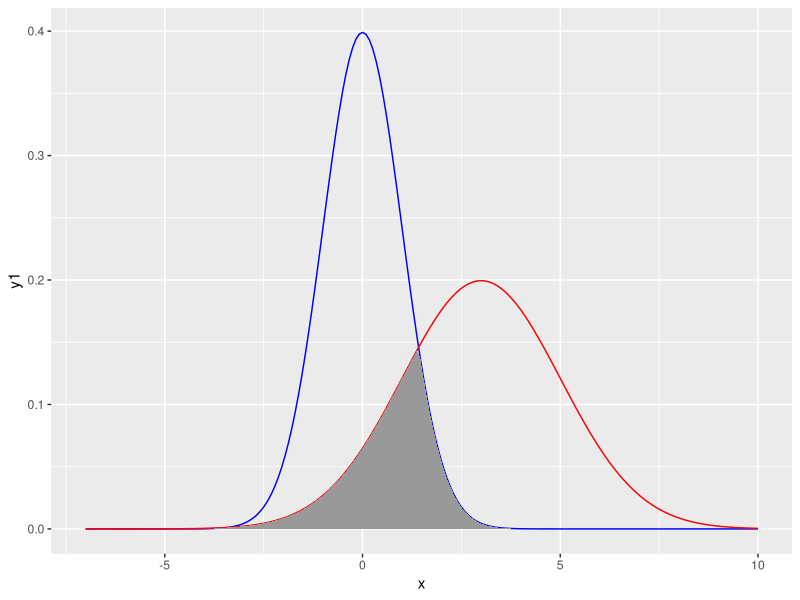
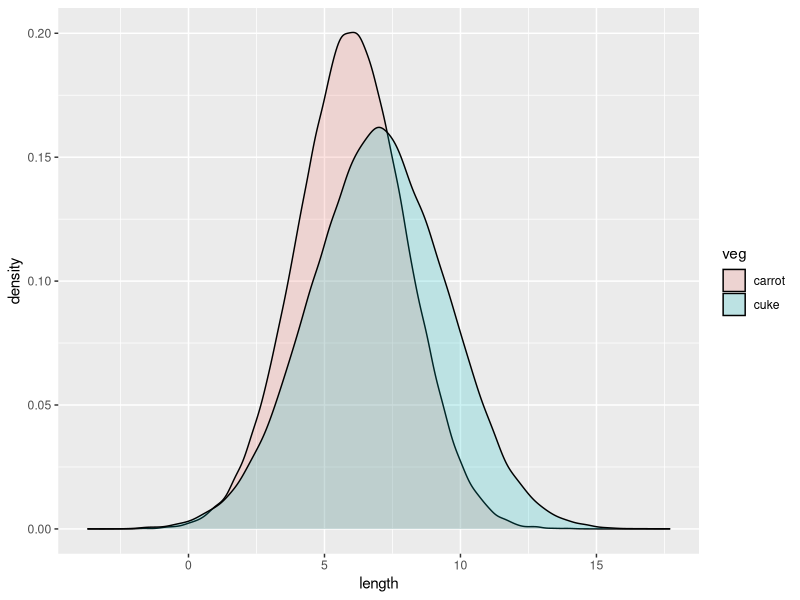

Write R code to recreate these figures, in order.
library(ggplot2)
x  = seq(-7, 10, length = 200)
y1 = dnorm(x, mean = 0,sd = 1)
y2 = dnorm(x, mean = 3,sd = 2)

mydf = data.frame(x, y1, y2)

head(mydf)

p0 = ggplot(mydf, aes(x = x)) +                         
  geom_line(aes(y = y1), colour = 'blue') +
  geom_line(aes(y = y2), colour = 'red') +
  geom_area(aes(y = pmin(y1, y2)), fill = 'gray60')
p0

##################
carrots <- data.frame(length = rnorm(100000, 6, 2))
cukes <- data.frame(length = rnorm(50000, 7, 2.5))

head(carrots)
head(cukes)

#Now, combine your two dataframes into one.  First make a new column in each.
carrots$veg <- 'carrot'
cukes$veg <- 'cuke'

head(carrots)
head(cukes)

#and combine into your new data frame vegLengths
vegLengths <- rbind(carrots, cukes)

head(vegLengths)
tail(vegLengths)

#now make your lovely plot
ggplot(vegLengths, aes(length, fill = veg)) + geom_density(alpha = 0.2)
